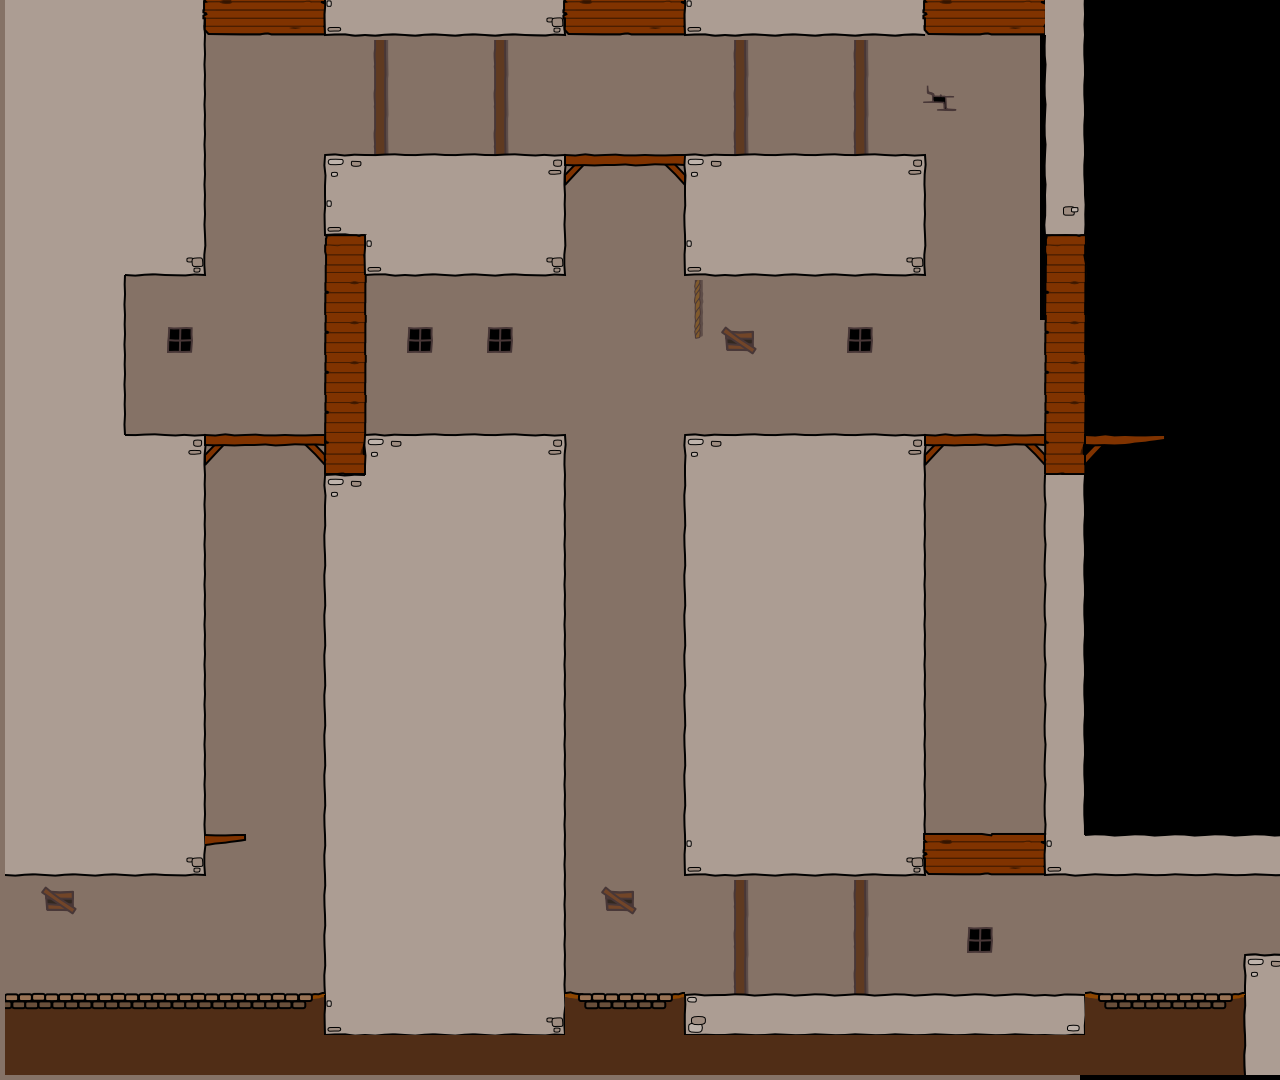

A 2D game scene composited from a Tiled map and its tileset images. What follows is a short description and the map's XML, with each tile layer's data collapsed to a summary:
An orthogonal 32x27 tile map with 40x40 px tiles, 2 tile layers (bg, walls), 2 hidden layers not drawn, 4 tilesets.

<map version="1.0" orientation="orthogonal" width="32" height="27" tilewidth="40" tileheight="40">
 <tileset firstgid="1" name="world1" tilewidth="50" tileheight="50">
  <image source="world1.png" width="400" height="850" />
 </tileset>
 <tileset firstgid="137" name="background" tilewidth="40" tileheight="40">
  <image source="background1.png" width="320" height="1480" />
 </tileset>
 <tileset firstgid="433" name="objectpalette" tilewidth="50" tileheight="50">
  <image source="objectpalette.png" width="400" height="500" />
 </tileset>
 <tileset firstgid="513" name="foreground" tilewidth="50" tileheight="50">
  <image source="foreground1.png" width="400" height="400" />
 </tileset>
 <layer name="bg" width="32" height="27">
  <data>[864 cells, 741 non-empty, 8 distinct tile ids]</data>
 </layer>
 <layer name="walls" width="32" height="27">
  <data>[864 cells, 420 non-empty, 28 distinct tile ids]</data>
 </layer>
 <layer name="objects" width="32" height="27" visible="0">
  <data>[864 cells, 2 non-empty, 2 distinct tile ids]</data>
 </layer>
 <layer name="fg" width="32" height="27" visible="0">
  <data>[864 cells, 0 non-empty, 0 distinct tile ids]</data>
 </layer>
</map>
